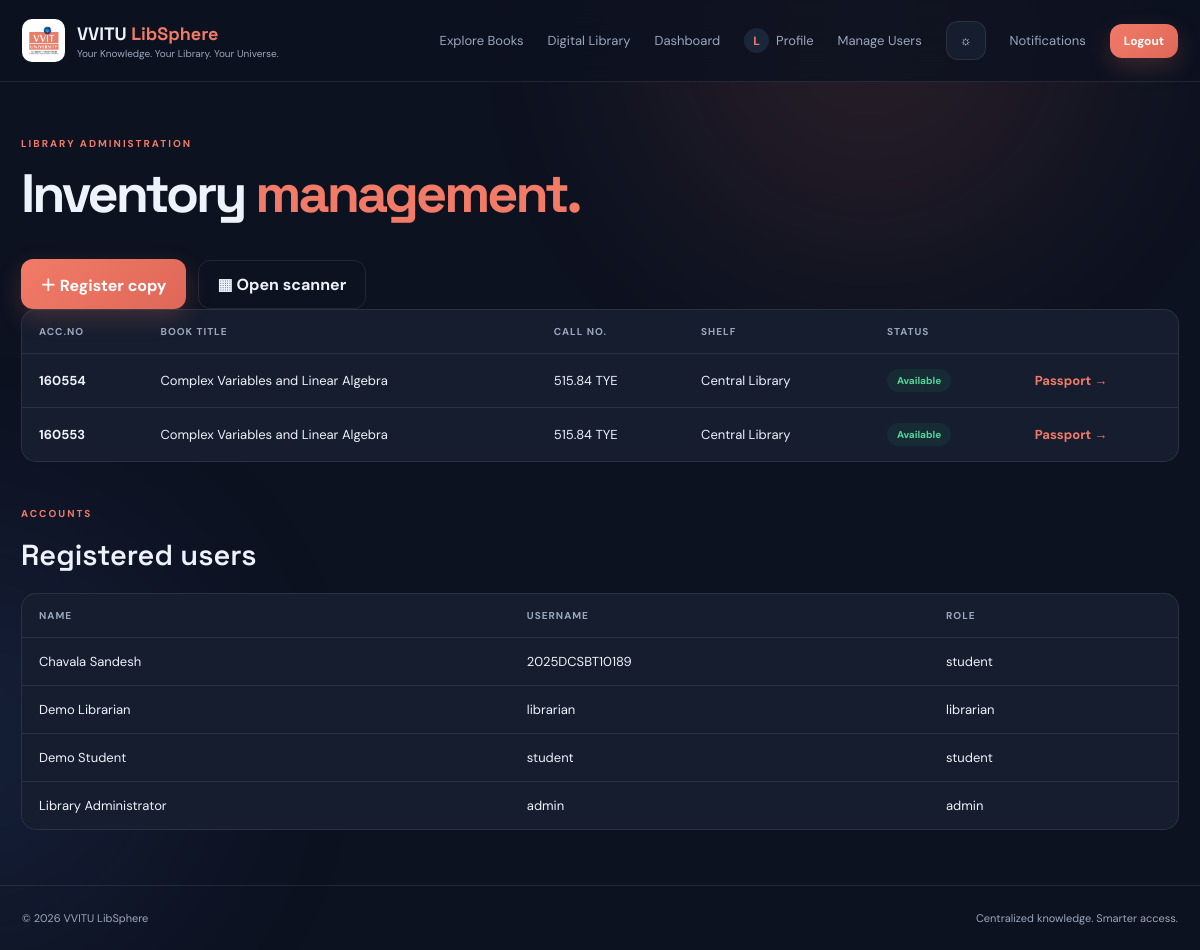
/manage (signed in), run on the app's committed database.
### app.py (models this page shows, shortened)
class User(UserMixin, db.Model):
    id = db.Column(db.Integer, primary_key=True)
    name = db.Column(db.String(120), nullable=False)
    username = db.Column(db.String(80), unique=True, nullable=False)
    email = db.Column(db.String(150), unique=True)
    password_hash = db.Column(db.String(255), nullable=False)
    role = db.Column(db.String(20), default="student", nullable=False)
    profile_pic = db.Column(db.String(255), default="")
    is_active = db.Column(db.Boolean, default=True, nullable=False)
    created_at = db.Column(db.DateTime, default=datetime.utcnow)

class BookCopy(db.Model):
    id = db.Column(db.Integer, primary_key=True)
    book_id = db.Column(db.Integer, db.ForeignKey("book.id"), nullable=False)
    acc_no = db.Column(db.String(40), unique=True, nullable=False, index=True)
    barcode_value = db.Column(db.String(80), unique=True, nullable=False, index=True)
    shelf = db.Column(db.String(80), default="")
    condition = db.Column(db.String(40), default="Good")
    status = db.Column(db.String(30), default="available", index=True)
    acquisition_date = db.Column(db.Date)
    purchase_price = db.Column(db.Float)
    vendor = db.Column(db.String(150), default="")
    created_at = db.Column(db.DateTime, default=datetime.utcnow)
    history = db.relationship("BookEvent", backref="copy", cascade="all, delete-orphan", order_by="BookEvent.created_at.desc()")

class Book(db.Model):
    id = db.Column(db.Integer, primary_key=True)
    title = db.Column(db.String(250), nullable=False, index=True)
    author = db.Column(db.String(180), default="")
    publisher = db.Column(db.String(180), default="")
    isbn = db.Column(db.String(40), default="", index=True)
    edition = db.Column(db.String(80), default="")
    subject = db.Column(db.String(120), default="", index=True)
    department = db.Column(db.String(80), default="")
    call_no = db.Column(db.String(80), default="", index=True)
    description = db.Column(db.Text, default="")
    created_at = db.Column(db.DateTime, default=datetime.utcnow)
    copies = db.relationship("BookCopy", backref="book", cascade="all, delete-orphan")

### app.py (the view)
@app.route("/manage")
@staff_required
def manage():
    copies = BookCopy.query.order_by(BookCopy.created_at.desc()).limit(100).all()
    users = User.query.order_by(User.name).all()
    return render_template("manage.html", copies=copies, users=users)

### app.py (called while the page is built)
@login_manager.user_loader
def load_user(user_id):
    user = db.session.get(User, int(user_id))
    return user if user and user.is_active else None

def staff_required(fn):
    @wraps(fn)
    @login_required
    def wrapper(*args, **kwargs):
        if current_user.role not in ("librarian", "admin"):
            abort(403)
        return fn(*args, **kwargs)
    return wrapper

@app.context_processor
def inject_globals():
    unread = Notification.query.filter_by(user_id=current_user.id, read=False).count() if current_user.is_authenticated else 0
    return {"unread_notifications": unread, "today": date.today(),
            "profile_image_url": url_for("static", filename=current_user.profile_pic) if current_user.is_authenticated and current_user.profile_pic else None}

### templates/manage.html
{% extends "base.html" %}{% block title %}Manage Inventory · LibSphere{% endblock %}{% block content %}<section
    class="page-head"><span class="eyebrow">LIBRARY ADMINISTRATION</span>
    <h1>Inventory <span>management.</span></h1>
</section>
<div class="action-row"><a class="btn" href="{{ url_for('add_book') }}">＋ Register copy</a><a class="btn btn-ghost"
        href="{{ url_for('scanner') }}">▦ Open scanner</a></div>
<div class="table-wrap">
    <table>
        <thead>
            <tr>
                <th>ACC.NO</th>
                <th>Book title</th>
                <th>Call no.</th>
                <th>Shelf</th>
                <th>Status</th>
                <th></th>
            </tr>
        </thead>
        <tbody>{% for c in copies %}<tr>
                <td><b>{{ c.acc_no }}</b></td>
                <td>{{ c.book.title }}</td>
                <td>{{ c.book.call_no }}</td>
                <td>{{ c.shelf }}</td>
                <td><span class="status {{ c.status }}">{{ c.status }}</span></td>
                <td><a class="text-link" href="{{ url_for('copy_detail', copy_id=c.id) }}">Passport →</a></td>
            </tr>{% endfor %}</tbody>
    </table>
</div>
<section class="section-head">
    <div><span class="eyebrow">ACCOUNTS</span>
        <h2>Registered users</h2>
    </div>
</section>
<div class="table-wrap">
    <table>
        <thead>
            <tr>
                <th>Name</th>
                <th>Username</th>
                <th>Role</th>
            </tr>
        </thead>
        <tbody>{% for u in users %}<tr>
                <td>{{ u.name }}</td>
                <td>{{ u.username }}</td>
                <td>{{ u.role }}</td>
            </tr>{% endfor %}</tbody>
    </table>
</div>{% endblock %}

### templates/base.html (shortened to what this page needs)
<!doctype html>
<html lang="en" data-theme="dark">
<head>
<link rel="stylesheet" href="{{ url_for('static', filename='css/style.css') }}">
</head>
<body>
<div class="ambient ambient-a"></div><div class="ambient ambient-b"></div>
<nav class="navbar">
  <a class="brand" href="{{ url_for('home') }}">
    <img src="{{ url_for('static', filename='vvitu-logo.png') }}" onerror="this.style.display='none'" alt="VVITU logo">
    <span><b>VVITU <em>LibSphere</em></b><small>Your Knowledge. Your Library. Your Universe.</small></span>
  </a>
  <div class="navlinks">
    <a href="{{ url_for('books') }}">Explore Books</a><a href="{{ url_for('digital') }}">Digital Library</a>
    {% if current_user.is_authenticated %}<a href="{{ url_for('dashboard') }}">Dashboard</a><a href="{{ url_for('profile') }}" class="nav-profile">{% if current_user.profile_pic %}<img src="{{ url_for('static', filename=current_user.profile_pic) }}" alt="Profile">{% else %}<span>{{ current_user.name[:1]|upper }}</span>{% endif %}Profile</a>{% if current_user.role == 'admin' %}<a href="{{ url_for('admin_users') }}">Manage Users</a>{% endif %}{% endif %}
    <button class="icon-btn" id="themeToggle" title="Toggle theme">☼</button>
    {% if current_user.is_authenticated %}
      <a href="{{ url_for('notifications') }}" class="nav-notice">Notifications{% if unread_notifications %}<i>{{ unread_notifications }}</i>{% endif %}</a>
      <a class="btn btn-small" href="{{ url_for('logout') }}">Logout</a>
    {% else %}<a href="{{ url_for('register') }}">Register</a><a class="btn btn-small" href="{{ url_for('login') }}">Sign in</a>{% endif %}
  </div>
</nav>
<main class="container">
{% block content %}{% endblock %}
</main>
<footer><span>© {{ today.year }} VVITU LibSphere</span><span>Centralized knowledge. Smarter access.</span></footer>
</body></html>

### static/css/style.css (style rules this page uses)
:root { --bg:#0d1220;--surface:#151d2e;--surface2:#1b263a;--text:#eef2fa;--muted:#9aa8bd;--line:rgba(255,255,255,.09);--accent:#f17b67;--accent2:#ffab91;--shadow:0 24px 70px rgba(0,0,0,.28) }
* { box-sizing:border-box }
html { scroll-behavior:smooth }
body { margin:0;background:var(--bg);color:var(--text);font-family:'DM Sans',sans-serif;min-height:100vh;overflow-x:hidden;transition:background .3s,color .3s }
a { color:inherit;text-decoration:none }
button,input,select,textarea { font:inherit }
.ambient { position:fixed;width:420px;height:420px;border-radius:50%;filter:blur(110px);opacity:.12;pointer-events:none;z-index:-1 }
.ambient-a { background:#f17b67;top:-180px;right:10% }
.container { width:min(1160px,calc(100% - 42px));margin:auto;min-height:calc(100vh - 150px) }
.navbar { height:82px;display:flex;align-items:center;justify-content:space-between;padding:0 max(22px,calc((100% - 1160px)/2));border-bottom:1px solid var(--line);position:sticky;top:0;background:color-mix(in srgb,var(--bg) 82%,transparent);backdrop-filter:blur(20px);z-index:20 }
.brand { display:flex;align-items:center;gap:12px }
.brand img { width:43px;height:43px;object-fit:contain;background:#fff;border-radius:10px;padding:3px }
.brand b { font:700 18px 'Space Grotesk';display:block }
.brand em { font-style:normal;color:var(--accent) }
.brand small { display:block;color:var(--muted);font-size:10px;margin-top:2px }
.navlinks { display:flex;align-items:center;gap:24px;font-size:13px;color:var(--muted) }
.icon-btn,.mobile-menu { border:1px solid var(--line);background:var(--surface);color:var(--text);border-radius:12px;padding:10px 13px;cursor:pointer }
.nav-notice { position:relative }
.btn { border:0;background:linear-gradient(135deg,var(--accent),#df6758);color:white;padding:13px 19px;border-radius:12px;font-weight:700;cursor:pointer;display:inline-flex;align-items:center;justify-content:center;gap:8px;box-shadow:0 9px 25px rgba(241,123,103,.2);transition:transform .2s,box-shadow .2s }
.btn-small { padding:9px 14px;font-size:12px }
.btn-ghost { background:transparent;border:1px solid var(--line);color:var(--text);box-shadow:none }
.eyebrow { font-size:10px;letter-spacing:2px;font-weight:700;color:var(--accent);display:block;margin-bottom:16px }
.hero h1,.page-head h1,.detail-copy h1,.auth-card h1 { font:700 clamp(42px,6vw,72px)/1.04 'Space Grotesk';letter-spacing:-3px;margin:0 0 22px }
.hero h1 span,.page-head h1 span,.detail-copy h1 span,.auth-card h1 span { color:var(--accent) }
.hero-actions,.action-row { display:flex;gap:12px;align-items:center;flex-wrap:wrap }
.section-head { display:flex;align-items:end;justify-content:space-between;margin:45px 0 20px }
.section-head h2 { font:600 29px 'Space Grotesk';margin:0 }
.text-link { color:var(--accent);font-weight:700;font-size:13px }
.page-head { padding:55px 0 25px }
.page-head h1 { font-size:54px;margin-bottom:12px }
.table-wrap { overflow:auto;border:1px solid var(--line);border-radius:15px;background:var(--surface);margin-bottom:25px }
table { width:100%;border-collapse:collapse;text-align:left;font-size:13px }
th,td { padding:15px 17px;border-bottom:1px solid var(--line);white-space:nowrap }
th { color:var(--muted);font-size:10px;text-transform:uppercase;letter-spacing:1px }
tr:last-child td { border:0 }
.status,.pill { display:inline-flex;border-radius:30px;padding:5px 10px;font-size:10px;font-weight:700;background:var(--surface2);color:var(--muted);text-transform:capitalize }
.status.available { background:#1b9b681c;color:#52d69a }
footer { border-top:1px solid var(--line);padding:25px max(22px,calc((100% - 1160px)/2));display:flex;justify-content:space-between;color:var(--muted);font-size:11px;margin-top:55px }
.nav-profile { display:inline-flex;align-items:center;gap:7px }
.nav-profile img,.nav-profile span { width:25px;height:25px;border-radius:50%;object-fit:cover }
.nav-profile span { display:inline-grid;place-items:center;background:var(--surface2);color:var(--accent);font-size:12px;font-weight:700 }

### data on the page
User: name "L", name "Library Administrator", username "admin", role "admin"
BookCopy: acc_no "160554", book "Complex Variables and Linear Algebra", book.call_no "515.84 TYE", shelf "Central Library", status "Available"
BookCopy: acc_no "160553", book "Complex Variables and Linear Algebra", book.call_no "515.84 TYE", shelf "Central Library", status "Available"
User: name "Chavala Sandesh", username "2025DCSBT10189", role "student"
User: name "Demo Librarian", username "librarian", role "librarian"
User: name "Demo Student", username "student", role "student"
